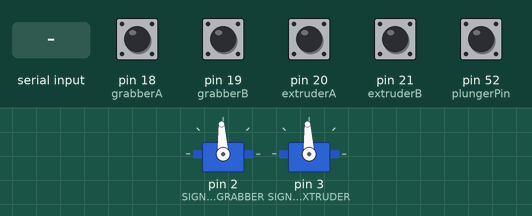
A sketch run on a simulated Arduino Mega 2560, built with avr-gcc and run on an emulated ATmega2560. Parts: 2 × servo. The inputs (shaded band) are chosen by the test bench; at power-on: pin 18 (grabberA), pin 19 (grabberB), pin 20 (extruderA), pin 21 (extruderB), pin 52 (plungerPin) HIGH. What the sketch prints to the serial monitor is not drawn.

Above: at 7.2 s.
7.3 s: "HOME_GRIPPER\n" received over Serial
At 7.4 s:
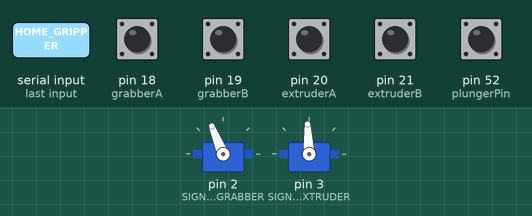
9.0 s: "HOME_EXTRUDER\n" received over Serial
At 9.1 s:
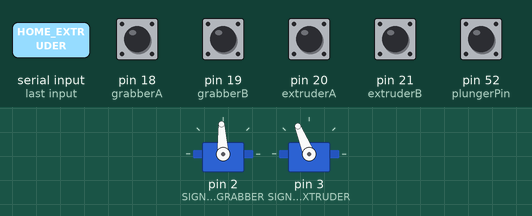
10.7 s: "MEET_PLUNGER\n" received over Serial
At 10.9 s:
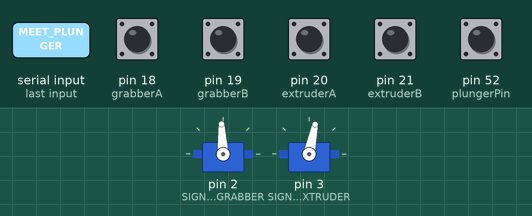
12.6 s: "CLOSE_GRABBER\n" received over Serial
At 12.9 s:
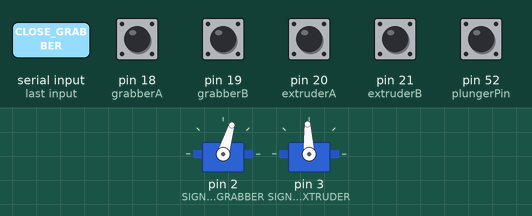
Timing chart, 0 to 17.7 s (numbered marks = the images above; inputs shaded):
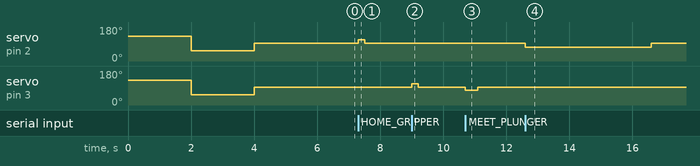

The sketch:

autosauce_testing.ino
```cpp
#include <Servo.h>

//
// ====== MOTOR OBJECTS ======
//
Servo escGrabber;
Servo escExtruder;

//
// ====== ENCODER PINS ======
//
const int grabberA = 18;   // INT5
const int grabberB = 19;   // INT4
const int SIGNAL_PIN_GRABBER = 2;

const int extruderA = 20;  // INT3
const int extruderB = 21;  // INT2
const int SIGNAL_PIN_EXTRUDER = 3;

//
// ====== PLUNGER SENSOR PIN (INPUT_PULLUP — goes LOW on contact) ======
//
const int plungerPin = 52;

//
// ====== ENCODER COUNTS ======
//
volatile long grabberTicks  = 0;
volatile long extruderTicks = 0;

//
// ====== CONSTANTS ======
//
const long TICKS_PER_REV = 753;
const long DISPENSE_TICKS = 30;  // ticks to push past contact during a sauce dispense; tune as needed

//
// ====== QUADRATURE ISR: GRABBER ======
//
void ISR_grabberA() {
  bool A = digitalRead(grabberA);
  bool B = digitalRead(grabberB);
  if (A == B) grabberTicks++;
  else        grabberTicks--;
}

void ISR_grabberB() {
  bool A = digitalRead(grabberA);
  bool B = digitalRead(grabberB);
  if (A != B) grabberTicks++;
  else        grabberTicks--;
}

//
// ====== QUADRATURE ISR: EXTRUDER ======
//
void ISR_extruderA() {
  bool A = digitalRead(extruderA);
  bool B = digitalRead(extruderB);
  if (A == B) extruderTicks++;
  else        extruderTicks--;
}

void ISR_extruderB() {
  bool A = digitalRead(extruderA);
  bool B = digitalRead(extruderB);
  if (A != B) extruderTicks++;
  else        extruderTicks--;
}

//
// ====== FULL‑POWER HOMING FUNCTION ======
// Push hard until stall → zero encoder
//
long homeMotor(Servo &esc, volatile long &ticks, int strongPWM) {

  Serial.println("Homing with FULL POWER...");

  long lastTicks = ticks;
  unsigned long lastMoveTime = millis();

  while (true) {
    esc.writeMicroseconds(strongPWM);   // FULL POWER ALWAYS

    if (ticks != lastTicks) {
      lastTicks = ticks;
      lastMoveTime = millis();
    }

    // Stall = no movement for 200 ms
    if (millis() - lastMoveTime > 200) {
      esc.writeMicroseconds(1500);  // stop
      delay(200);
      ticks = 0;                    // zero encoder
      Serial.println("Homing complete. Encoder zeroed.");
      return 0;
    }
  }
}

//
// ====== BLOCKING MOVE TO TARGET ======
// Drives toward target, stops when within MOVE_TOLERANCE ticks.
// Startup timeout: waits up to MOVE_START_MS for the first encoder tick.
// Stall timeout: aborts if no tick arrives within MOVE_STALL_MS mid-move.
//
const long MOVE_TOLERANCE = 8;     // ±8 ticks (~±1° at 753 ticks/rev)
const long MOVE_START_MS  = 4000;  // allow up to 4 s for motor to start moving
const long MOVE_STALL_MS  = 1000;  // abort if stalled mid-move for 1 s

void moveMotorTo(Servo &esc, volatile long &ticks, long target) {

  long lastTicks             = ticks;
  unsigned long startTime    = millis();
  unsigned long lastMoveTime = 0;   // 0 = not yet moving
  bool started               = false;

  while (abs(ticks - target) > MOVE_TOLERANCE) {

    if (ticks > target) {
      esc.writeMicroseconds(1300);   // move negative direction
    } else {
      esc.writeMicroseconds(1700);   // move positive direction
    }

    if (ticks != lastTicks) {
      lastTicks    = ticks;
      lastMoveTime = millis();
      started      = true;
    }

    if (!started) {
      // Still waiting for first tick — apply startup timeout
      if (millis() - startTime > MOVE_START_MS) {
        Serial.println("WARN: moveMotorTo motor did not start — aborting");
        break;
      }
    } else {
      // Moving — apply stall timeout between ticks
      if (millis() - lastMoveTime > MOVE_STALL_MS) {
        Serial.println("WARN: moveMotorTo stall detected — aborting");
        break;
      }
    }
  }

  esc.writeMicroseconds(1500);  // stop
  delay(150);
}

//
// ====== USER FUNCTIONS ======
//
void home_grabber() {
  Serial.println("Homing grabber...");
  homeMotor(escGrabber, grabberTicks, 1700);
}

void home_extruder() {
  Serial.println("Homing extruder...");
  homeMotor(escExtruder, extruderTicks, 1700);
}

void close_grabber() {
  long target = -(long)(1.8 * TICKS_PER_REV);
  Serial.print("Closing gripper to: ");
  Serial.println(target);
  moveMotorTo(escGrabber, grabberTicks, target);
}

void open_grabber() {
  Serial.println("Opening gripper FAST...");
  while (grabberTicks < 0) {
    escGrabber.writeMicroseconds(1650);
  }
  escGrabber.writeMicroseconds(1500);
  delay(100);
}

void open_extruder() {
  Serial.println("Opening extruder FAST...");
  while (extruderTicks < 0) {
    escExtruder.writeMicroseconds(1650);
  }
  escExtruder.writeMicroseconds(1500);
  delay(100);
}

//
// ====== MEET PLUNGER (collision detection — stop at contact) ======
// Drives extruder until plungerPin goes LOW, then stops.
// Stall detection aborts if the motor hits end-of-travel without contact.
//
void meet_plunger() {
  Serial.println("Moving until plunger contact...");

  long lastTicks             = extruderTicks;
  unsigned long lastMoveTime = millis();

  while (digitalRead(plungerPin) == HIGH) {
    escExtruder.writeMicroseconds(1350);  // closing/extending direction
    if (extruderTicks != lastTicks) {
      lastTicks    = extruderTicks;
      lastMoveTime = millis();
    }
    if (millis() - lastMoveTime > 400) {
      escExtruder.writeMicroseconds(1500);
      Serial.println("WARN: meet_plunger stalled — no contact detected. Aborting.");
      return;
    }
  }
  escExtruder.writeMicroseconds(1500);
  delay(200);
  Serial.println("Plunger contact detected. Extruder stopped.");
}

//
// ====== DISPENSE SAUCE ======
// Pushes extruder a small fixed amount from its current position.
// Call immediately after meet_plunger().
//
void dispense_sauce() {
  long target = extruderTicks - DISPENSE_TICKS;
  Serial.print("Dispensing ");
  Serial.print(DISPENSE_TICKS);
  Serial.println(" ticks...");
  moveMotorTo(escExtruder, extruderTicks, target);
  Serial.println("Dispense complete.");
}

//
// ====== SETUP ======
//
void setup() {
  Serial.begin(115200);

  // Encoder pins
  pinMode(grabberA,  INPUT_PULLUP);
  pinMode(grabberB,  INPUT_PULLUP);
  pinMode(extruderA, INPUT_PULLUP);
  pinMode(extruderB, INPUT_PULLUP);

  // Plunger contact sensor
  pinMode(plungerPin, INPUT_PULLUP);

  // Attach encoder interrupts
  attachInterrupt(digitalPinToInterrupt(grabberA),  ISR_grabberA,  CHANGE);
  attachInterrupt(digitalPinToInterrupt(grabberB),  ISR_grabberB,  CHANGE);
  attachInterrupt(digitalPinToInterrupt(extruderA), ISR_extruderA, CHANGE);
  attachInterrupt(digitalPinToInterrupt(extruderB), ISR_extruderB, CHANGE);

  // Attach ESCs
  escGrabber.attach(SIGNAL_PIN_GRABBER);
  escExtruder.attach(SIGNAL_PIN_EXTRUDER);

  // ESC arming sequence: full-high → full-low → neutral
  escGrabber.writeMicroseconds(1900);
  escExtruder.writeMicroseconds(1900);
  delay(2000);

  escGrabber.writeMicroseconds(1100);
  escExtruder.writeMicroseconds(1100);
  delay(2000);

  escGrabber.writeMicroseconds(1500);
  escExtruder.writeMicroseconds(1500);
  delay(2000);

  Serial.println("=== ARDUINO READY ===");
}

//
// ====== COMMAND PARSER ======
//
void processCommand(String cmd) {
  cmd.trim();
  if (cmd.length() == 0) return;

  if (cmd == "HOME_GRIPPER") {
    home_grabber();
    Serial.println("DONE");
  }
  else if (cmd == "HOME_EXTRUDER") {
    home_extruder();
    Serial.println("DONE");
  }
  else if (cmd.startsWith("MOVE_GRIPPER:")) {
    long target = cmd.substring(13).toInt();
    moveMotorTo(escGrabber, grabberTicks, target);
    Serial.println("DONE");
  }
  else if (cmd.startsWith("MOVE_EXTRUDER:")) {
    long target = cmd.substring(14).toInt();
    moveMotorTo(escExtruder, extruderTicks, target);
    Serial.println("DONE");
  }
  else if (cmd == "MEET_PLUNGER") {
    meet_plunger();
    Serial.println("DONE");
  }
  else if (cmd == "DISPENSE_SAUCE") {
    dispense_sauce();
    Serial.println("DONE");
  }
  else if (cmd == "CLOSE_GRABBER") {
    close_grabber();
    Serial.println("DONE");
  }
  else if (cmd == "OPEN_GRABBER") {
    open_grabber();
    Serial.println("DONE");
  }
  else if (cmd == "OPEN_EXTRUDER") {
    open_extruder();
    Serial.println("DONE");
  }
  else if (cmd == "PING") {
    Serial.println("PONG");
  }
  else {
    Serial.println("ERR: Unknown Command");
    Serial.println("DONE");
  }
}

//
// ====== LOOP ======
//
void loop() {
  if (Serial.available() > 0) {
    String cmd = Serial.readStringUntil('\n');
    processCommand(cmd);
  }
}
```

Measured:
- after the input at 7.3 s, servo on pin 2 (SIGNAL_PIN_GRABBER): 93° → 112° at once, → 93° 0.20 s later
- after the input at 9.0 s, servo on pin 3 (SIGNAL_PIN_EXTRUDER): 93° → 112° at once, → 93° 0.20 s later
- after the input at 10.7 s, servo on pin 3 (SIGNAL_PIN_EXTRUDER): 93° → 78° at once, → 93° 0.40 s later
- after the input at 12.6 s, servo on pin 2 (SIGNAL_PIN_GRABBER): 93° → 73° at once, → 93° 4.0 s later
